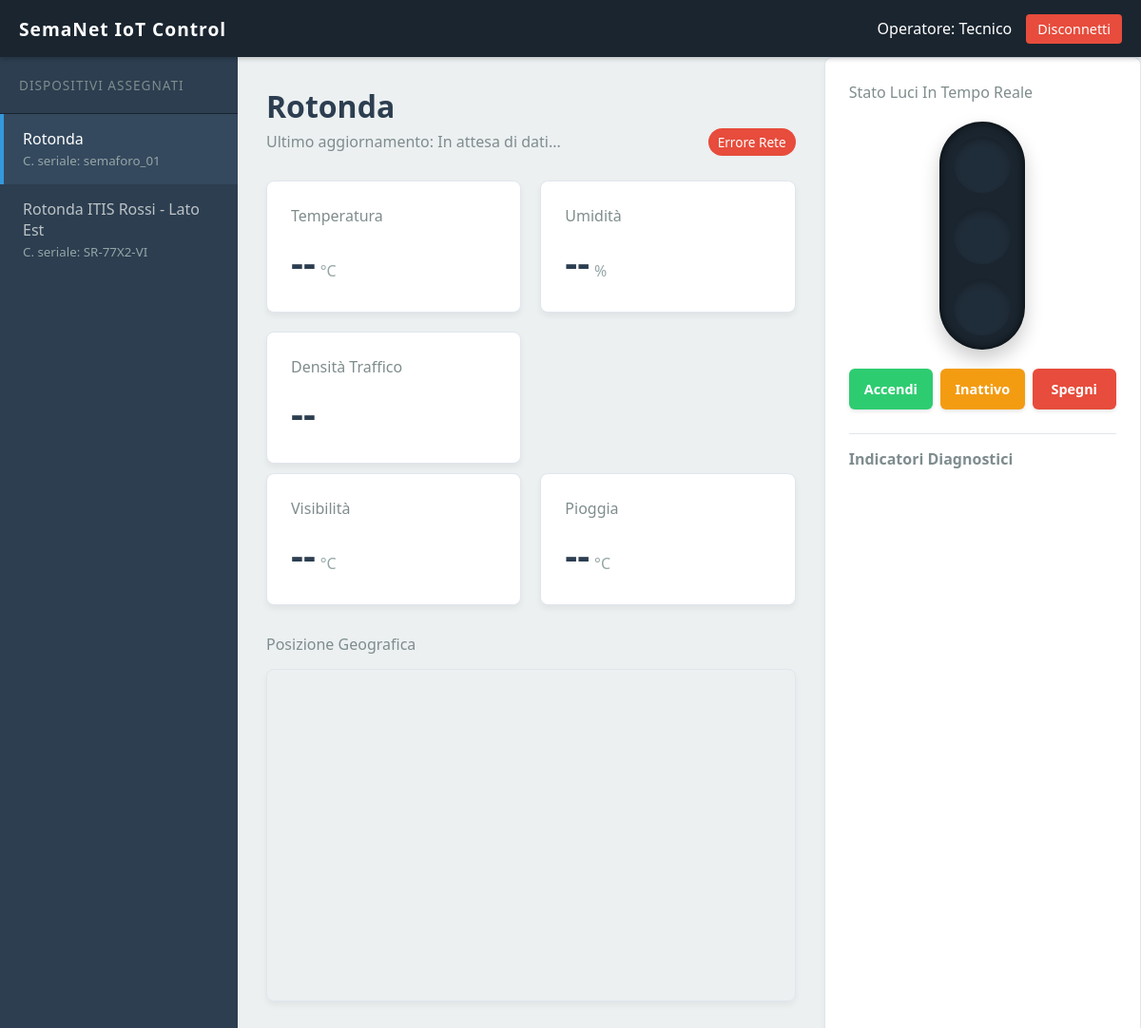
Screenshot of /dashboard.php (signed in) with the database file from the repository.
### tables this page shows
CREATE TABLE `semafori` (
                            `id` bigint(20) NOT NULL,
                            `codice_seriale` varchar(100) NOT NULL,
                            `nome_incrocio` varchar(150) NOT NULL,
                            `password` varchar(255) NOT NULL,
                            `latitudine` decimal(10,8) DEFAULT NULL,
                            `longitudine` decimal(11,8) DEFAULT NULL,
                            `creato_at` timestamp NOT NULL DEFAULT current_timestamp(),
                            `aggiornato_at` timestamp NOT NULL DEFAULT current_timestamp() ON UPDATE current_timestamp()
);

### dashboard.php (the view, shortened to what this page needs)
<?php
require_once 'db.php';
$ruolo = $_SESSION['ruolo_id'];
$utente_id = $_SESSION['utente_id'];
if ($ruolo == 1) {
    $stmt = $pdo->query("SELECT id, codice_seriale, nome_incrocio, latitudine, longitudine FROM semafori ORDER BY id ASC");
} else {
    $stmt = $pdo->prepare("
        SELECT s.id, s.codice_seriale, s.nome_incrocio, s.latitudine, s.longitudine
        FROM semafori s
        JOIN semafori_manutentori sm ON s.id = sm.semaforo_id
        WHERE sm.utente_id = ?
        ORDER BY s.id ASC
    ");
    $stmt->execute([$utente_id]);
}
$semafori = $stmt->fetchAll(PDO::FETCH_ASSOC);
$primo_semaforo = $semafori[0] ?? null;
?>
<!DOCTYPE html>
<html lang="it">
<head>
    <link rel="stylesheet" href="style.css">
</head>
<body>
<?php
require_once 'navbar.php';
?>
<div class="app-container">
    <aside class="sidebar">
        <div class="sidebar-title">Dispositivi Assegnati</div>
        <div id="lista-semafori">
            <?php foreach ($semafori as $s): ?>
                <div class="semaforo-item <?php echo ($primo_semaforo && $s['id'] == $primo_semaforo['id']) ? 'active' : ''; ?>"
                     data-id="<?php echo $s['id']; ?>"
                     data-nome="<?php echo htmlspecialchars($s['nome_incrocio']); ?>"
                     data-lat="<?php echo htmlspecialchars($s['latitudine']); ?>"
                     data-lng="<?php echo htmlspecialchars($s['longitudine']); ?>">
                    <?php echo htmlspecialchars($s['nome_incrocio']); ?><br>
                    <small style="color: #95a5a6;">C. seriale: <?php echo htmlspecialchars($s['codice_seriale']); ?></small>
                </div>
            <?php endforeach; ?>
        </div>
    </aside>
    <main class="main-content">
        <?php if ($primo_semaforo): ?>
            <div class="header-dati">
                <div>
                    <h1 id="titolo-incrocio"><?php echo htmlspecialchars($primo_semaforo['nome_incrocio']); ?></h1>
                    <p style="color: #7f8c8d; margin-top: 5px;">Ultimo aggiornamento: <span id="timestamp">In attesa di dati...</span></p>
                </div>
                <div>
                    <span class="status-badge" id="stato-connessione">Connesso</span>
                </div>
            </div>
            <div class="sensor-grid">
                <div class="card">
                    <h3>Temperatura</h3>
                    <span class="valore" id="val_temp">--</span><span class="unita">°C</span>
                </div>
                <div class="card">
                    <h3>Umidità</h3>
                    <span class="valore" id="val_umid">--</span><span class="unita">%</span>
                </div>
                <div class="card">
                    <h3>Densità Traffico</h3>
                    <span class="valore" id="val_traffico">--</span><span class="unita"></span>
                </div>
            </div>
            <div class="sensor-grid">
                <div class="card">
                    <h3>Visibilità</h3>
                    <span class="valore" id="val_temp">--</span><span class="unita">°C</span>
                </div>
                <div class="card">
                    <h3>Pioggia</h3>
                    <span class="valore" id="val_temp">--</span><span class="unita">°C</span>
                </div>
            </div>
            <div class="map-container" style="margin-top: 30px;">
                <h3 style="margin-bottom: 15px; color: #7f8c8d; font-size: 1rem; font-weight: 500;">Posizione Geografica</h3>
                <?php if ($primo_semaforo): ?>
                    <iframe id="mappa-google"
                            width="100%"
                            height="350"
                            style="border: 1px solid #e0e6ed; border-radius: 8px; box-shadow: 0 4px 6px rgba(0,0,0,0.05);"
                            loading="lazy"
                            allowfullscreen
                            src="https://maps.google.com/maps?q=<?php echo $primo_semaforo['latitudine']; ?>,<?php echo $primo_semaforo['longitudine']; ?>+(Semaforo:+<?php echo urlencode($primo_semaforo['codice_seriale']); ?>)&z=18&output=embed">
                    </iframe>
                <?php endif; ?>
            </div>
        <?php else: ?>
            <h2>Nessun dispositivo assegnato</h2>
            <p>Contatta l'amministratore di sistema per richiedere l'assegnazione dei semafori.</p>
        <?php endif; ?>
    </main>
    <div class="card" style="text-align: left;">
        <h3>Stato Luci In Tempo Reale</h3>
        <div class="semaforo-grafico">
            <div class="luce rossa" id="luce-rosso"></div>
            <div class="luce gialla" id="luce-giallo"></div>
            <div class="luce verde" id="luce-verde"></div>
        </div>
        <div class="pulsantiera-semaforo">
            <button class="btn-power btn-accendi" onclick="impostaStatoSemaforo('attivo')">
                Accendi
            </button>
            <button class="btn-power btn-inattivo" onclick="impostaStatoSemaforo('inattivo')">
                Inattivo
            </button>
            <button class="btn-power btn-spegni" onclick="impostaStatoSemaforo('spento')">
                Spegni
            </button>
        </div>
        <div style="margin-top: 25px; border-top: 1px solid #e0e6ed; padding-top: 15px;">
            <h4 style="color: #7f8c8d; margin-bottom: 10px; font-size: 1rem; text-align: left;">Indicatori Diagnostici</h4>
        </div>
    </div>
</div>
</body>
</html>

### style.css (style rules this page uses)
:root { --nav-bg: #1a252f; --side-bg: #2c3e50; --side-hover: #34495e; --accent: #3498db; --bg-main: #ecf0f1; --text-dark: #2c3e50; --text-light: #bdc3c7; --card-bg: #ffffff; }
* { box-sizing: border-box; margin: 0; padding: 0; font-family: 'Segoe UI', system-ui, sans-serif; }
body { background-color: var(--bg-main); color: var(--text-dark); display: flex; flex-direction: column; height: 100vh; overflow: hidden; }
.app-container { display: flex; flex: 1; height: calc(100vh - 60px); }
.sidebar { width: 250px; background-color: var(--side-bg); color: var(--text-light); display: flex; flex-direction: column; overflow-y: auto; }
.sidebar-title { padding: 20px; font-size: 0.85rem; text-transform: uppercase; letter-spacing: 1px; color: #7f8c8d; border-bottom: 1px solid #1a252f; }
.semaforo-item { padding: 15px 20px; cursor: pointer; border-left: 4px solid transparent; transition: all 0.2s; }
.semaforo-item.active { background-color: var(--side-hover); border-left-color: var(--accent); color: white; font-weight: 500; }
.main-content { flex: 1; padding: 30px; overflow-y: auto; }
.header-dati { margin-bottom: 30px; display: flex; justify-content: space-between; align-items: flex-end; }
.sensor-grid { display: grid; grid-template-columns: repeat(auto-fit, minmax(250px, 1fr)); gap: 20px; margin-top: 10px; }
.card { background-color: var(--card-bg); padding: 25px; border-radius: 8px; box-shadow: 0 4px 6px rgba(0,0,0,0.05); border: 1px solid #e0e6ed; }
.card h3 { font-size: 1rem; color: #7f8c8d; margin-bottom: 10px; font-weight: 500; }
.card .valore { font-size: 2.5rem; font-weight: 700; color: var(--text-dark); }
.unita { font-size: 1rem; color: #95a5a6; margin-left: 5px; }
.status-badge { padding: 5px 10px; border-radius: 20px; font-size: 0.85rem; background-color: #2ecc71; color: white; }
.semaforo-grafico { background-color: #1a252f; width: 90px; padding: 15px; border-radius: 50px; display: flex; flex-direction: column; gap: 15px; align-items: center; box-shadow: inset 0 0 10px rgba(0,0,0,0.8), 0 10px 20px rgba(0,0,0,0.2); margin: 20px auto; }
.luce { width: 60px; height: 60px; border-radius: 50%; background-color: #2c3e50; opacity: 0.3; transition: all 0.3s ease; box-shadow: inset 0 5px 5px rgba(0,0,0,0.5); }
.pulsantiera-semaforo { display: flex; gap: 8px; margin-top: 20px; }
.btn-power { flex: 1; padding: 12px 5px; border: none; border-radius: 6px; font-size: 0.9rem; font-weight: 600; cursor: pointer; color: white; transition: transform 0.1s, opacity 0.2s; box-shadow: 0 2px 4px rgba(0,0,0,0.1); text-align: center; }
.btn-accendi { background-color: #2ecc71; }
.btn-inattivo { background-color: #f39c12; }
.btn-spegni { background-color: #e74c3c; }

### rows the page displays
semafori: nome_incrocio "Rotonda", codice_seriale "semaforo_01"
semafori: nome_incrocio "Rotonda ITIS Rossi - Lato Est", codice_seriale "SR-77X2-VI"

### other values shown
$etichetta_ruolo "Tecnico"
